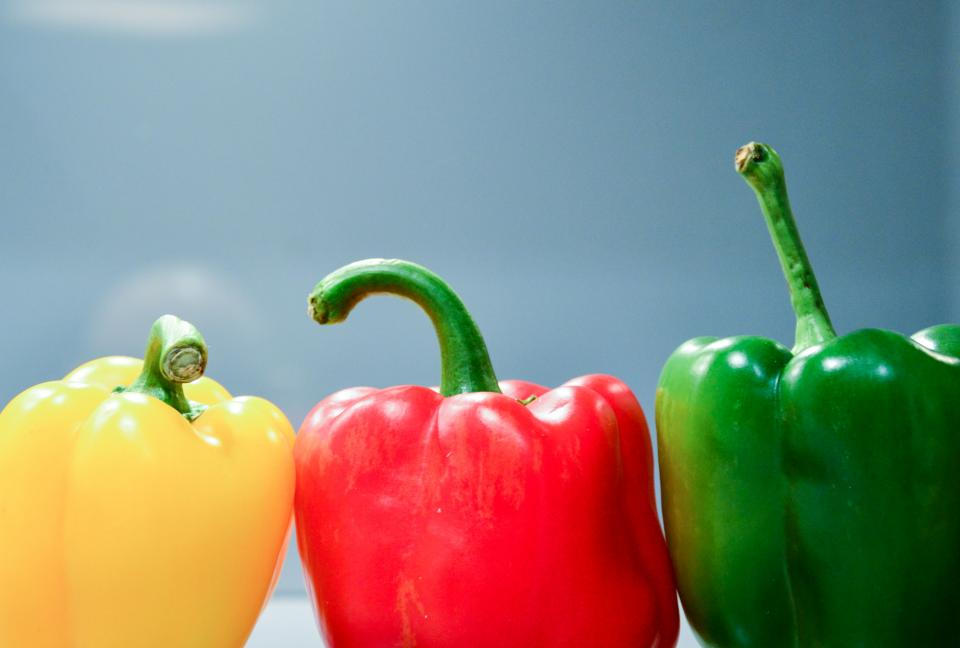
#> input picture week4-python/data/images/capsicum.jpg, 960 x 648 px
$ jupyter execute 2_The_HSV_Spaces.ipynb   (shell and % lines are left out)
#> lines starting #> are read from the running program, lines starting #| are printed output that depends on the picture
# <font style="color:rgb(50,120,229)">The HSV color space</font>

This is one of the most popular color spaces used in image processing after the RGB color space. Its three components are :

- **Hue** - indicates the color / tint of the pixel

- **Saturation** - indicates the purity (or richness) of the color

- **Value** - indicates the amount of brightness of the pixel

The HSV color space converts the RGB color space from cartesian coordinates (x, y, z) to cylindrical coordinates (ρ, φ, z). It is **more intuitive than the RGB color space** because it separates the color and brightness into different axes. This makes it easier for us to describe any color directly.

Let us first see how to convert an image from BGR to HSV format and display the different channels to get some more insights about them. We will use OpenCV’s [**`cvtColor`**](https://docs.opencv.org/4.1.0/d8/d01/group__imgproc__color__conversions.html#ga397ae87e1288a81d2363b61574eb8cab) function for conversion.

### <font style="color:rgb(8,133,37)">Function Syntax</font>

```python
dst	=	cv2.cvtColor(	src, code[, dst[, dstCn]]	)
```

**Parameters**

- **`src`** - input image: 8-bit unsigned, 16-bit unsigned ( CV_16UC... ), or single-precision floating-point.
- **`dst`** - output image of the same size and depth as src.
- **`code`** - color space conversion code (see ColorConversionCodes).
- **`dstCn`** - number of channels in the destination image; if the parameter is 0, the number of the channels is derived automatically from src and code.

[cell 1]
# Import module
import cv2
import numpy as np
from dataPath import DATA_PATH

[cell 2]
import matplotlib.pyplot as plt

[cell 3]
import matplotlib
matplotlib.rcParams['figure.figsize'] = (10.0, 10.0)

[cell 4]
#read the image in BGR format
bgr = cv2.imread(DATA_PATH+"images/capsicum.jpg")
#> bgr is the input picture: shape (648, 960, 3); mean B, G, R 121.7, 135.9, 138.8

[cell 5]
# convert from bgr to HSV format
hsvImage = cv2.cvtColor(bgr, cv2.COLOR_BGR2HSV)
#> hsvImage: shape (648, 960, 3); mean H, S, V 86.4, 135.3, 180

[cell 6]
plt.figure(figsize=(20,15))
plt.subplot(131)
plt.imshow(hsvImage[:,:,0],cmap='gray')
plt.title("Hue");
plt.subplot(132)
plt.imshow(hsvImage[:,:,1],cmap='gray')
plt.title("Saturation");
plt.subplot(133)
plt.imshow(hsvImage[:,:,2],cmap='gray')
plt.title("Value");
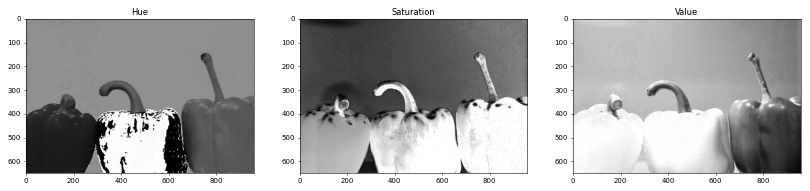
#> figure drawn by matplotlib, 3 panels

#### <font style="color:rgb(8,133,37)">Hue </font>
The Hue channel refers to the color and its values, ranging from 0 to 180 in OpenCV. Since the HSV color space is represented in a **cylindrical coordinate system**, the values for Hue wrap around 180. For example, the Hue for red color is near 180. So, some tints of red can wrap around 180 and have values around 0. This is evident from the middle (red) pepper in the figure above, which shows both very high (180) and low (0) Hue values for the red pepper.

#### <font style="color:rgb(8,133,37)">Saturation </font>
Saturation refers to how pure the color is. Pure red has high saturation. **Different shades of a color correspond to different saturation levels**. Saturation of 0 corresponds to white color which indicates that the color shade is at the lowest or the color is simply absent.

So, in the figure above, we can see that the green and red peppers are highly saturated, i.e. these colors are in their purest form. On the other hand, the yellow pepper has relatively lower saturation. With the Hue and Saturation channels known, we have a better idea about the color and tints or shades of color in our image.

#### <font style="color:rgb(8,133,37)">Value </font>
**Value refers to lightness or brightness**. It indicates how dark or bright the color is. It also signifies the amount of light that might have fallen on the object. It is pretty clear from the original image and the Value channel that the red and yellow peppers are much brighter as compared to the green pepper.

We will see two simple applications using the HSV color space in the next section.

## <font style="color:rgb(50,120,229)">Understanding the the HSV color space</font>

The easiest way to understand the HSV color space to create an HSV image from scratch and study its properties after converting it to the RGB color space.

Let's do a few experiments.

### <font style="color:rgb(8,133,37)">Value Test</font>

The first experiment is to create an HSV image where H, S, and V components are all 0 in the begining. We will then keep the H and S components constant at 0, and vary the V (value) component. We then convert the image to RGB color space to see what effect changing the value has to the perception of color.

[cell 7]
# Value test.
plt.figure(figsize=(50,50))

for i in range(0,7):
    # Create 50x50 HSV image with all zeros
    imhsv = np.zeros((50, 50, 3), dtype=np.uint8)

    # Set Hue = 0, Saturation = 0, Value = i x 40
    v = i * 40
    imhsv[:,:,:] = (0, 0, v)

    # Convert HSV to RGB
    imrgb = cv2.cvtColor(imhsv, cv2.COLOR_HSV2RGB)

    # Display image
    ax = plt.subplot(1, 7, i+1)
    plt.imshow(imrgb)
    plt.axis('off')
    ax.set_title('V='+ str(v), fontdict={'fontsize': 50, 'fontweight': 'medium'})
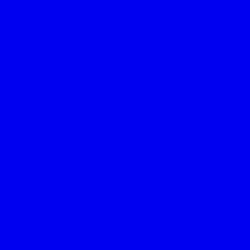
#> imhsv: shape (50, 50, 3) (shown 5 times larger); mean R, G, B 0, 0, 240
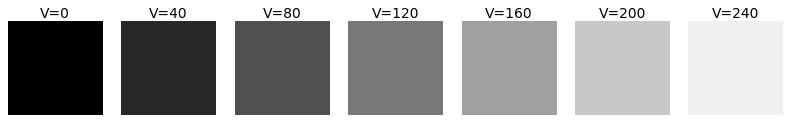
#> figure drawn by matplotlib, 7 panels

As you can see, **value controls the brightness of the image**. When the value is 0, the image is black and when it is close to 255, the image is white.

### <font style="color:rgb(8,133,37)">Saturation Test</font>

In this test, we will set H to 0, V to 128 and vary the saturation from 0 to 240.

[cell 8]
# Saturation test.
# Set brightness to 128, hue to 0, and change saturation

plt.figure(figsize=(50,50))
for i in range(0,7):
    # Create 50x50 HSV image with all zeros
    imhsv = np.zeros((50, 50, 3), dtype=np.uint8)

    # Set Hue = 0, Saturation = i * 40, Value = 128
    s = i * 40
    imhsv[:,:,:] = (0, s, 128)

    # Convert HSV to RGB
    imrgb = cv2.cvtColor(imhsv, cv2.COLOR_HSV2RGB)

    # Display image
    ax = plt.subplot(1, 7, i+1)
    plt.imshow(imrgb)
    plt.axis('off')
    ax.set_title('S='+ str(s), fontdict={'fontsize': 50, 'fontweight': 'medium'})
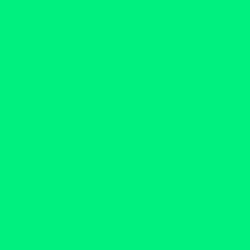
#> imhsv: shape (50, 50, 3) (shown 5 times larger); mean R, G, B 0, 240, 128
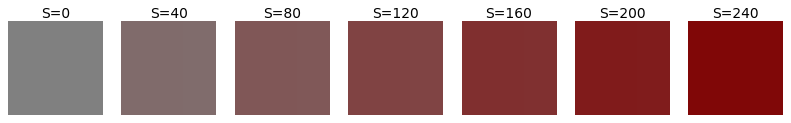
#> figure drawn by matplotlib, 7 panels

**Conclusion** : Saturation controls how rich a color is. **If the color is faded, it is less saturated. When it is intense and deep, it is more saturated. When the saturation is 0, we lose all color information and the image looks grayscale.**

### <font style="color:rgb(8,133,37)">Hue Test</font>

In this test, we will set S and V to 128, and vary the Hue from 0 to 180.

[cell 9]
# Hue Test

plt.figure(figsize=(50,50))

for i in range(0,7):
    imhsv = np.zeros((50, 50, 3), dtype=np.uint8)

    # Set Hue = i x 30, Saturation = 128, and Value = 128.
    h = i * 30
    imhsv[:,:,:] = ( h, 128, 128)

    # Convert HSV to RGB
    imrgb = cv2.cvtColor(imhsv, cv2.COLOR_HSV2RGB)

    # Display image
    ax = plt.subplot(1, 7, i+1)
    plt.imshow(imrgb)
    plt.axis('off')
    ax.set_title('H='+ str(h), fontdict={'fontsize': 50, 'fontweight': 'medium'})
#> this loop made 7 passes
#> pass 1, `imrgb = cv2.cvtColor(imhsv, cv2.COLOR_HSV2RGB)`:
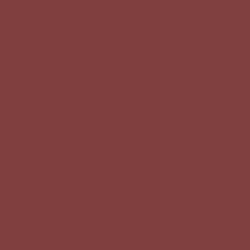
#> imrgb: shape (50, 50, 3) (shown 5 times larger); mean R, G, B 128, 63.4, 63.4
#> pass 2, `imrgb = cv2.cvtColor(imhsv, cv2.COLOR_HSV2RGB)`:
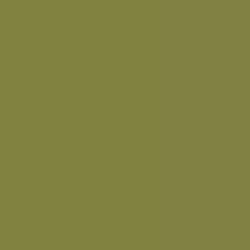
#> imrgb: shape (50, 50, 3) (shown 5 times larger); mean R, G, B 128, 128, 63.4
#> pass 3, `imrgb = cv2.cvtColor(imhsv, cv2.COLOR_HSV2RGB)`:
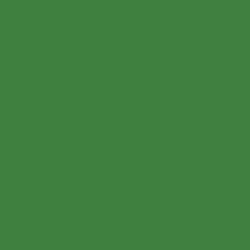
#> imrgb: shape (50, 50, 3) (shown 5 times larger); mean R, G, B 63.4, 128, 63.4
#> after the loop:
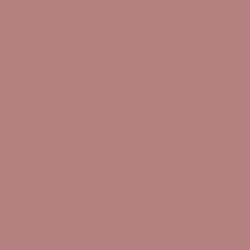
#> imhsv: shape (50, 50, 3) (shown 5 times larger); mean R, G, B 180, 128, 128
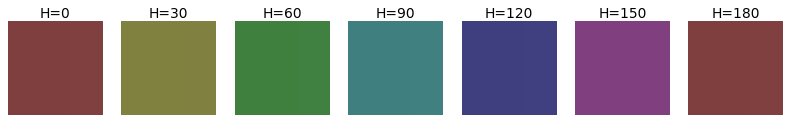
#> figure drawn by matplotlib, 7 panels
